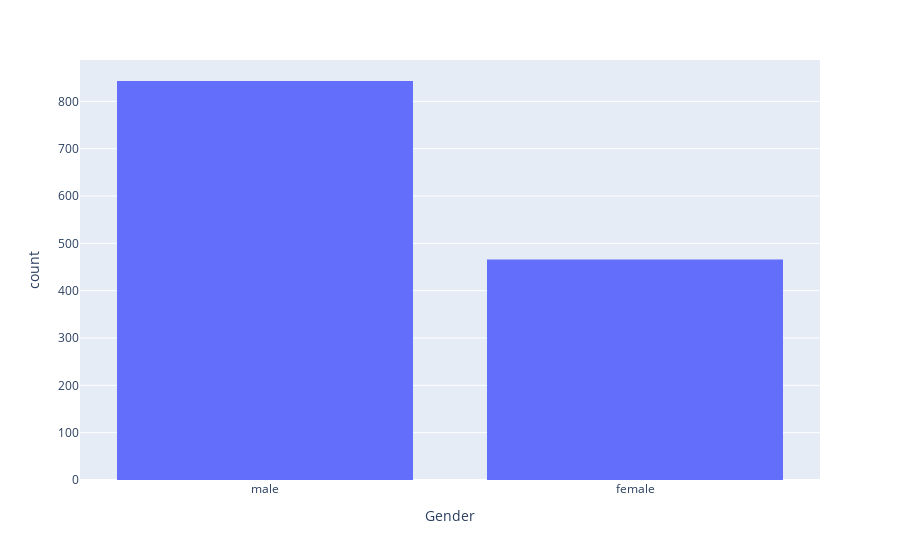

Notebook source saved alongside this figure:
### Code cell
fig = px.histogram(titanic, x="Gender")
fig.show()

### Figure 1 — Plotly figure (JSON) as saved in the notebook; plotly's stock layout.template omitted (floating-point values rounded to 4 significant figures; data arrays with more than 128 entries replaced by an {"elided": "..."} marker saying what was removed)
{"data": [{"alignmentgroup": "True", "bingroup": "x", "hovertemplate": "Gender=%{x}<br>count=%{y}<extra></extra>", "legendgroup": "", "marker": {"color": "#636efa", "pattern": {"shape": ""}}, "name": "", "offsetgroup": "", "orientation": "v", "showlegend": false, "type": "histogram", "x": {"elided": "1309 str values"}, "xaxis": "x", "yaxis": "y"}], "layout": {"barmode": "relative", "legend": {"tracegroupgap": 0}, "margin": {"t": 60}, "xaxis": {"anchor": "y", "domain": [0, 1], "title": {"text": "Gender"}}, "yaxis": {"anchor": "x", "domain": [0, 1], "title": {"text": "count"}}}}
